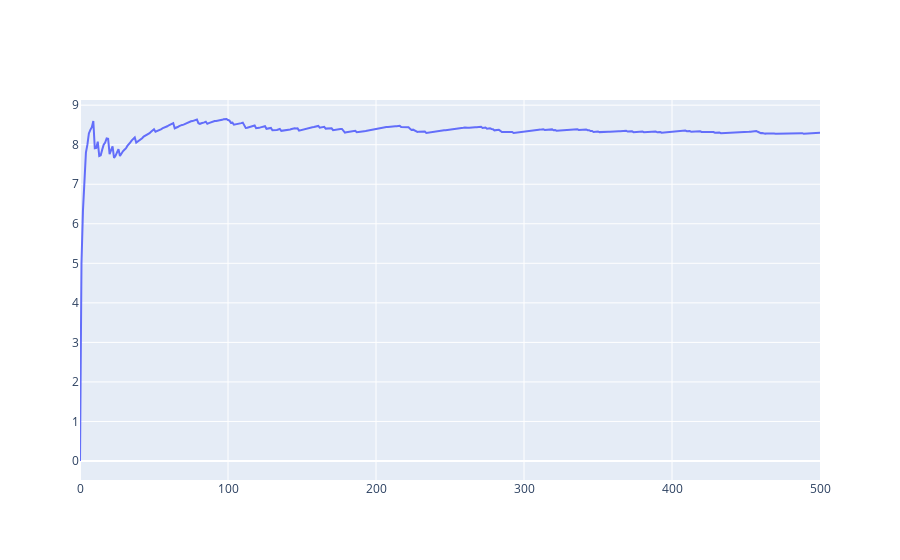

This figure's notebook cell:
### Code cell
import plotly.graph_objects as go

fig = go.Figure()

fig.add_trace(go.Scatter(
    x=np.arange(len(rewards)),
    y=rewards
))
fig.show()

### Figure 1 — Plotly figure (JSON) as saved in the notebook; plotly's stock layout.template omitted (floating-point values rounded to 4 significant figures; data arrays with more than 128 entries replaced by an {"elided": "..."} marker saying what was removed)
{"data": [{"type": "scatter", "x": {"elided": "501 int values"}, "y": {"elided": "501 float values"}}], "layout": {"autosize": true, "xaxis": {"autorange": true, "range": [0, 500], "type": "linear"}, "yaxis": {"autorange": true, "range": [-0.4806, 9.131], "type": "linear"}}}
